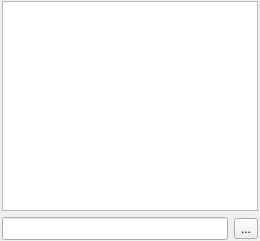
<?xml version="1.0" encoding="UTF-8"?>
<ui version="4.0">
 <class>QG_CommandWidget</class>
 <widget class="QWidget" name="QG_CommandWidget">
  <property name="geometry">
   <rect>
    <x>0</x>
    <y>0</y>
    <width>260</width>
    <height>241</height>
   </rect>
  </property>
  <property name="windowTitle">
   <string>Command Line</string>
  </property>
  <layout class="QGridLayout" name="gridLayout" rowstretch="10,0">
   <property name="leftMargin">
    <number>2</number>
   </property>
   <property name="topMargin">
    <number>1</number>
   </property>
   <property name="rightMargin">
    <number>2</number>
   </property>
   <property name="bottomMargin">
    <number>1</number>
   </property>
   <item row="1" column="0">
    <widget class="QG_CommandEdit" name="leCommand">
     <property name="minimumSize">
      <size>
       <width>0</width>
       <height>23</height>
      </size>
     </property>
     <property name="baseSize">
      <size>
       <width>0</width>
       <height>23</height>
      </size>
     </property>
     <property name="toolTip">
      <string>Enter your command here</string>
     </property>
    </widget>
   </item>
   <item row="1" column="1">
    <widget class="QToolButton" name="options_button">
     <property name="toolTip">
      <string>Click to see more options</string>
     </property>
     <property name="text">
      <string>...</string>
     </property>
     <property name="icon">
      <iconset resource="../../../../res/icons/icons.qrc">
       <normaloff>:/icons/options.lci</normaloff>:/icons/options.lci</iconset>
     </property>
     <property name="iconSize">
      <size>
       <width>12</width>
       <height>12</height>
      </size>
     </property>
     <property name="popupMode">
      <enum>QToolButton::InstantPopup</enum>
     </property>
     <property name="toolButtonStyle">
      <enum>Qt::ToolButtonIconOnly</enum>
     </property>
    </widget>
   </item>
   <item row="0" column="0" colspan="2">
    <widget class="QG_CommandHistory" name="teHistory">
     <property name="sizePolicy">
      <sizepolicy hsizetype="Expanding" vsizetype="Minimum">
       <horstretch>0</horstretch>
       <verstretch>0</verstretch>
      </sizepolicy>
     </property>
     <property name="minimumSize">
      <size>
       <width>1</width>
       <height>1</height>
      </size>
     </property>
     <property name="focusPolicy">
      <enum>Qt::NoFocus</enum>
     </property>
     <property name="toolTip">
      <string>Command history and output</string>
     </property>
     <property name="lineWidth">
      <number>0</number>
     </property>
     <property name="horizontalScrollBarPolicy">
      <enum>Qt::ScrollBarAlwaysOff</enum>
     </property>
     <property name="documentTitle">
      <string notr="true"/>
     </property>
     <property name="undoRedoEnabled">
      <bool>false</bool>
     </property>
     <property name="readOnly">
      <bool>true</bool>
     </property>
     <property name="html">
      <string notr="true">&lt;!DOCTYPE HTML PUBLIC &quot;-//W3C//DTD HTML 4.0//EN&quot; &quot;http://www.w3.org/TR/REC-html40/strict.dtd&quot;&gt;
&lt;html&gt;&lt;head&gt;&lt;meta name=&quot;qrichtext&quot; content=&quot;1&quot; /&gt;&lt;meta charset=&quot;utf-8&quot; /&gt;&lt;style type=&quot;text/css&quot;&gt;
p, li { white-space: pre-wrap; }
hr { height: 1px; border-width: 0; }
li.unchecked::marker { content: &quot;\2610&quot;; }
li.checked::marker { content: &quot;\2612&quot;; }
&lt;/style&gt;&lt;/head&gt;&lt;body style=&quot; font-family:'Segoe UI'; font-size:9pt; font-weight:400; font-style:normal;&quot;&gt;
&lt;p style=&quot;-qt-paragraph-type:empty; margin-top:0px; margin-bottom:0px; margin-left:0px; margin-right:0px; -qt-block-indent:0; text-indent:0px; font-family:'Sans'; font-size:10pt;&quot;&gt;&lt;br /&gt;&lt;/p&gt;&lt;/body&gt;&lt;/html&gt;</string>
     </property>
     <property name="acceptRichText">
      <bool>false</bool>
     </property>
     <property name="linkUnderline" stdset="0">
      <bool>false</bool>
     </property>
    </widget>
   </item>
  </layout>
 </widget>
 <layoutdefault spacing="6" margin="11"/>
 <customwidgets>
  <customwidget>
   <class>QG_CommandHistory</class>
   <extends>QTextEdit</extends>
   <header>qg_commandhistory.h</header>
  </customwidget>
  <customwidget>
   <class>QG_CommandEdit</class>
   <extends>QLineEdit</extends>
   <header>qg_commandedit.h</header>
  </customwidget>
 </customwidgets>
 <resources>
  <include location="../../../../res/icons/icons.qrc"/>
  <include location="../../../../res/icons/icons.qrc"/>
 </resources>
 <connections/>
</ui>
